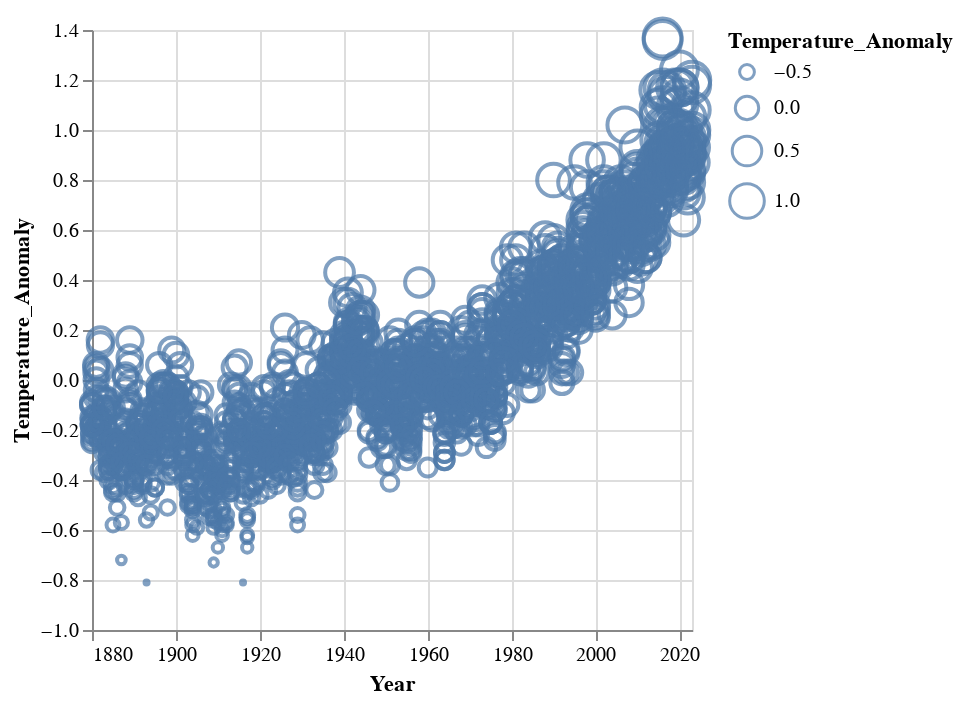

The code cell stored with this chart in its notebook:
### Code cell
alt.Chart(df).mark_point().encode(
    x = alt.X("Year:T"),
    y = alt.Y("Temperature_Anomaly:Q"),
    size = alt.Size("Temperature_Anomaly:Q")
)

### Figure 1 — Vega-Lite specification as saved in the notebook (floating-point values rounded to 4 significant figures; data arrays with more than 128 entries replaced by an {"elided": "..."} marker saying what was removed)
{"config": {"view": {"continuousWidth": 300, "continuousHeight": 300}}, "data": {"name": "data-8307d72c2e1ab2354f602befebee8ff5"}, "mark": {"type": "point"}, "encoding": {"size": {"field": "Temperature_Anomaly", "type": "quantitative"}, "x": {"field": "Year", "type": "temporal"}, "y": {"field": "Temperature_Anomaly", "type": "quantitative"}}, "$schema": "https://vega.github.io/schema/vega-lite/v5.20.1.json", "datasets": {"data-8307d72c2e1ab2354f602befebee8ff5": {"elided": "1723 records"}}}
